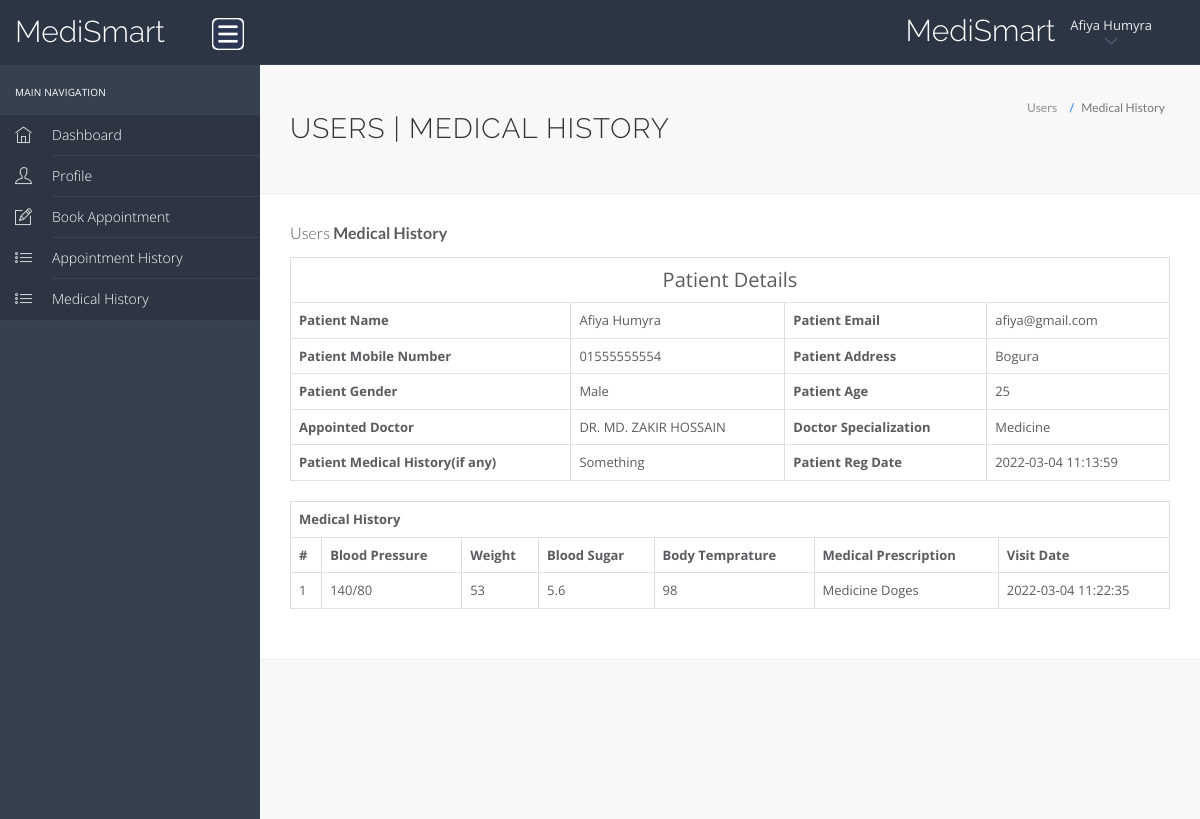
The app's page /hms/view-medhistory.php?viewid=2 (signed in), older data.
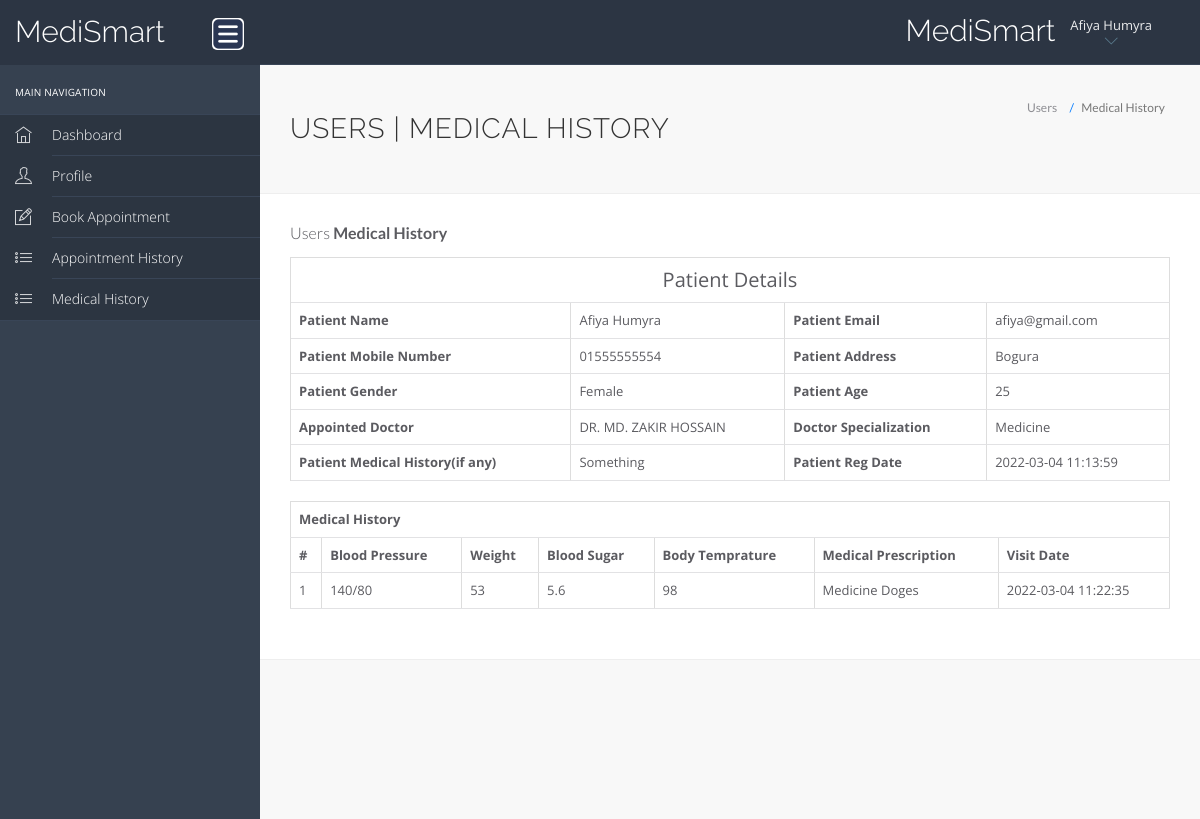
The same page, newer data.
### tables this page shows
CREATE TABLE `tblpatient` (
  `ID` int(10) NOT NULL,
  `Docid` int(10) DEFAULT NULL,
  `PatientName` varchar(200) DEFAULT NULL,
  `PatientContno` varchar(13) DEFAULT NULL,
  `PatientEmail` varchar(200) DEFAULT NULL,
  `PatientGender` varchar(50) DEFAULT NULL,
  `PatientAdd` mediumtext DEFAULT NULL,
  `PatientAge` int(10) DEFAULT NULL,
  `PatientMedhis` mediumtext DEFAULT NULL,
  `CreationDate` timestamp NULL DEFAULT current_timestamp(),
  `UpdationDate` timestamp NULL DEFAULT NULL ON UPDATE current_timestamp()
);

CREATE TABLE `doctors` (
  `id` int(11) NOT NULL,
  `specilization` varchar(255) DEFAULT NULL,
  `doctorName` varchar(255) DEFAULT NULL,
  `profile_pic` varchar(255) NOT NULL,
  `docgender` varchar(10) NOT NULL,
  `docdegree` varchar(255) NOT NULL,
  `address` longtext DEFAULT NULL,
  `docFees` varchar(255) DEFAULT NULL,
  `practicedays` varchar(30) NOT NULL,
  `practicetime` varchar(30) NOT NULL,
  `contactno` varchar(13) DEFAULT NULL,
  `docEmail` varchar(255) DEFAULT NULL,
  `password` varchar(255) DEFAULT NULL,
  `creationDate` timestamp NULL DEFAULT current_timestamp(),
  `updationDate` timestamp NULL DEFAULT NULL ON UPDATE current_timestamp()
);

### hms/view-medhistory.php (the view, shortened to what the changed rows need)
<?php
include('include/config.php');
?>
<!DOCTYPE html>
<html lang="en">
<head>
    <link rel="stylesheet" href="vendor/bootstrap/css/bootstrap.min.css">
    <link rel="stylesheet" href="vendor/fontawesome/css/font-awesome.min.css">
    <link rel="stylesheet" href="vendor/themify-icons/themify-icons.min.css">
    <link href="vendor/animate.css/animate.min.css" rel="stylesheet" media="screen">
    <link href="vendor/perfect-scrollbar/perfect-scrollbar.min.css" rel="stylesheet" media="screen">
    <link href="vendor/switchery/switchery.min.css" rel="stylesheet" media="screen">
    <link href="vendor/bootstrap-touchspin/jquery.bootstrap-touchspin.min.css" rel="stylesheet" media="screen">
    <link href="vendor/select2/select2.min.css" rel="stylesheet" media="screen">
    <link href="vendor/bootstrap-datepicker/bootstrap-datepicker3.standalone.min.css" rel="stylesheet" media="screen">
    <link href="vendor/bootstrap-timepicker/bootstrap-timepicker.min.css" rel="stylesheet" media="screen">
    <link rel="stylesheet" href="assets/css/styles.css">
    <link rel="stylesheet" href="assets/css/plugins.css">
    <link rel="stylesheet" href="assets/css/themes/theme-5.css" id="skin_color" />
</head>
<body>
    <div id="app">
        <div class="app-content">
            <?php include('include/header.php');?>
            <div class="main-content">
                <div class="wrap-content container" id="container">
                    <section id="page-title">
                        <div class="row">
                            <div class="col-sm-8">
                                <h1 class="mainTitle">Users | Medical History</h1>
                            </div>
                        </div>
                    </section>
                    <div class="container-fluid container-fullw bg-white">
                        <div class="row">
                            <div class="col-md-12">
                                <?php
                               		$vid=$_GET['viewid'];
									$ret=mysqli_query($con,"SELECT * FROM tblpatient, doctors WHERE tblpatient.Docid = doctors.id and tblpatient.ID='$vid'");
									while ($row=mysqli_fetch_array($ret)) {
								?>
                                <table border="1" class="table table-bordered">
                                    <tr align="center">
                                        <td colspan="4" style="font-size:20px;color:blue">
                                            Patient Details</td>
                                    </tr>
                                    <tr>
                                        <th scope>Patient Name</th>
                                        <td><?php  echo $row['PatientName'];?></td>
                                        <th scope>Patient Email</th>
                                        <td><?php  echo $row['PatientEmail'];?></td>
                                    </tr>
                                    <tr>
                                        <th scope>Patient Mobile Number</th>
                                        <td><?php  echo $row['PatientContno'];?></td>
                                        <th>Patient Address</th>
                                        <td><?php  echo $row['PatientAdd'];?></td>
                                    </tr>
                                    <tr>
                                        <th>Patient Gender</th>
                                        <td><?php  echo $row['PatientGender'];?></td>
                                        <th>Patient Age</th>
                                        <td><?php  echo $row['PatientAge'];?></td>
                                    </tr>
                                    <tr>
                                        <th>Appointed Doctor</th>
                                        <td><?php  echo $row['doctorName'];?></td>
                                        <th>Doctor Specialization</th>
                                        <td><?php  echo $row['specilization'];?></td>
                                    </tr>
                                    <tr>
                                        <th>Patient Medical History(if any)</th>
                                        <td><?php  echo $row['PatientMedhis'];?></td>
                                        <th>Patient Reg Date</th>
                                        <td><?php  echo $row['CreationDate'];?></td>
                                    </tr>
                                    <?php }?>
                                </table>
                                <table id="datatable" class="table table-bordered dt-responsive nowrap"
                                    style="border-collapse: collapse; border-spacing: 0; width: 100%;">
                                    <tr align="center">
                                        <th colspan="8">Medical History</th>
                                    </tr>
                                    <tr>
                                        <th>#</th>
                                        <th>Blood Pressure</th>
                                        <th>Weight</th>
                                        <th>Blood Sugar</th>
                                        <th>Body Temprature</th>
                                        <th>Medical Prescription</th>
                                        <th>Visit Date</th>
                                    </tr>
                                </table>
                            </div>
                        </div>
                    </div>
                </div>
            </div>
        </div>
    </div>
</body>
</html>

Row changes from the older to the newer data that the page shows:
changed tblpatient "Afiya Humyra": PatientGender "Male" → "Female"
